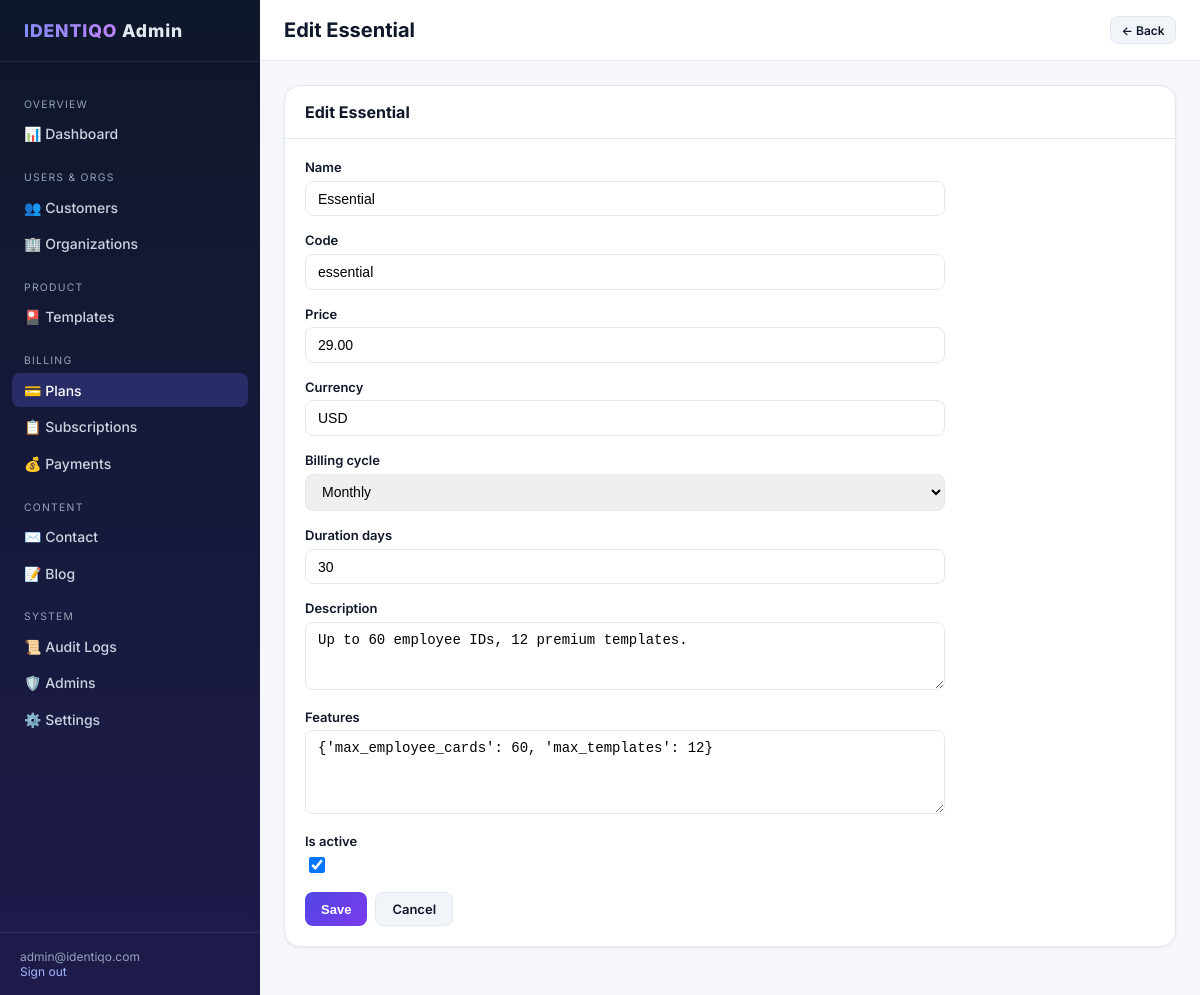
Screenshot of /super-admin/plans/1/edit/ (signed in) with the database file from the repository.
### admin_api/models.py (models this page shows, shortened)
class AdminUser(models.Model):
    email = models.EmailField(unique=True)
    password = models.CharField(max_length=255)
    full_name = models.CharField(max_length=150, blank=True, null=True)
    phone = models.CharField(max_length=15, blank=True, null=True)
    status = models.BooleanField(default=True)
    created_at = models.DateTimeField(auto_now_add=True)
    updated_at = models.DateTimeField(auto_now=True)
    class Meta:
        db_table = 'admin_users'

class SubscriptionPlan(models.Model):
    BILLING_CHOICES = (
        ('monthly', 'Monthly'),
        ('yearly', 'Yearly'),
        ('lifetime', 'Lifetime'),
    )
    name = models.CharField(max_length=100)
    code = models.CharField(max_length=50, unique=True)
    price = models.DecimalField(max_digits=10, decimal_places=2)
    currency = models.CharField(max_length=10, default='USD')
    billing_cycle = models.CharField(max_length=20, choices=BILLING_CHOICES)
    duration_days = models.PositiveIntegerField()
    description = models.TextField(blank=True, null=True)
    features = models.JSONField(default=dict, blank=True)
    is_active = models.BooleanField(default=True)
    created_at = models.DateTimeField(auto_now_add=True)
    updated_at = models.DateTimeField(auto_now=True)
    class Meta:
        db_table = 'subscription_plans'
        ordering = ['price']

### admin_api/dashboard_views.py (the view)
# urls.py: path('plans/<int:pk>/edit/', views.plan_edit, name='plan_edit'),
@admin_login_required
@require_http_methods(['GET', 'POST'])
def plan_edit(request, pk):
    plan = get_object_or_404(SubscriptionPlan, pk=pk)
    form = SubscriptionPlanForm(request.POST or None, instance=plan)
    if request.method == 'POST' and form.is_valid():
        form.save()
        log_admin_action(request, 'update', 'SubscriptionPlan', plan.id)
        return redirect('super_admin:plans_list')
    return render(request, 'super_admin/plans/form.html', {
        'form': form,
        'title': f'Edit {plan.name}',
    })

### admin_api/templates/super_admin/plans/form.html
{% extends 'super_admin/partials/form_page.html' %}

### admin_api/templates/super_admin/partials/form_page.html (shortened to what this page needs)
{% extends 'super_admin/base.html' %}
{% block page_title %}{{ title }}{% endblock %}
{% block topbar_actions %}
<a href="javascript:history.back()" class="btn btn-secondary btn-sm">← Back</a>
{% endblock %}
{% block content %}
<div class="card">
  <div class="card-header"><h2>{{ title }}</h2></div>
  <div class="card-body">
    <form method="post" class="form-grid">
      {% for field in form %}
      <div class="form-group">
        <label for="{{ field.id_for_label }}">{{ field.label }}</label>
        {{ field }}
      </div>
      {% endfor %}
      <div style="display:flex;gap:0.5rem;">
        <button type="submit" class="btn btn-primary">Save</button>
        <a href="javascript:history.back()" class="btn btn-secondary">Cancel</a>
      </div>
    </form>
  </div>
</div>
{% endblock %}

### admin_api/templates/super_admin/base.html (shortened to what this page needs)
{% load static %}
<!DOCTYPE html>
<html lang="en">
<head>
  <link rel="stylesheet" href="{% static 'super_admin/css/dashboard.css' %}">
</head>
<body>
  <div class="layout">
    <aside class="sidebar">
      <div class="sidebar-brand"><span>IDENTIQO</span> Admin</div>
      <nav class="sidebar-nav">
        <div class="nav-section">Overview</div>
        <a href="{% url 'super_admin:dashboard' %}" class="nav-link {% if request.resolver_match.url_name == 'dashboard' %}active{% endif %}">📊 Dashboard</a>
        <div class="nav-section">Users & Orgs</div>
        <a href="{% url 'super_admin:users_list' %}" class="nav-link {% if 'user' in request.resolver_match.url_name %}active{% endif %}">👥 Customers</a>
        <a href="{% url 'super_admin:organizations_list' %}" class="nav-link {% if 'organization' in request.resolver_match.url_name %}active{% endif %}">🏢 Organizations</a>
        <div class="nav-section">Product</div>
        <a href="{% url 'super_admin:templates_list' %}" class="nav-link {% if 'template' in request.resolver_match.url_name %}active{% endif %}">🎴 Templates</a>
        <div class="nav-section">Billing</div>
        <a href="{% url 'super_admin:plans_list' %}" class="nav-link {% if 'plan' in request.resolver_match.url_name %}active{% endif %}">💳 Plans</a>
        <a href="{% url 'super_admin:subscriptions_list' %}" class="nav-link {% if request.resolver_match.url_name == 'subscriptions_list' %}active{% endif %}">📋 Subscriptions</a>
        <a href="{% url 'super_admin:payments_list' %}" class="nav-link {% if request.resolver_match.url_name == 'payments_list' %}active{% endif %}">💰 Payments</a>
        <div class="nav-section">Content</div>
        <a href="{% url 'super_admin:contact_list' %}" class="nav-link {% if 'contact' in request.resolver_match.url_name %}active{% endif %}">✉️ Contact</a>
        <a href="{% url 'super_admin:blog_list' %}" class="nav-link {% if 'blog' in request.resolver_match.url_name %}active{% endif %}">📝 Blog</a>
        <div class="nav-section">System</div>
        <a href="{% url 'super_admin:audit_list' %}" class="nav-link {% if request.resolver_match.url_name == 'audit_list' %}active{% endif %}">📜 Audit Logs</a>
        <a href="{% url 'super_admin:admins_list' %}" class="nav-link {% if 'admin' in request.resolver_match.url_name %}active{% endif %}">🛡️ Admins</a>
        <a href="{% url 'super_admin:settings_list' %}" class="nav-link {% if 'setting' in request.resolver_match.url_name %}active{% endif %}">⚙️ Settings</a>
      </nav>
      <div class="sidebar-footer">
        {% if request.admin_user %}
          {{ request.admin_user.email }}<br>
          <a href="{% url 'super_admin:logout' %}" style="color:#a5b4fc;">Sign out</a>
        {% endif %}
      </div>
    </aside>
    <div class="main">
      <header class="topbar">
        <h1>{% block page_title %}Dashboard{% endblock %}</h1>
        <div>{% block topbar_actions %}{% endblock %}</div>
      </header>
      <div class="content">
        {% block content %}{% endblock %}
      </div>
    </div>
  </div>
</body>
</html>

### admin_api/static/super_admin/css/dashboard.css (style rules this page uses)
:root { --sidebar-w: 260px; --indigo: #4f46e5; --purple: #7c3aed; --bg: #f5f7fb; --card: #ffffff; --text: #0f172a; --muted: #64748b; --border: #e2e8f0; }
* { box-sizing: border-box; }
body { margin: 0; font-family: 'Inter', system-ui, -apple-system, sans-serif; background: var(--bg); color: var(--text); font-size: 14px; }
a { color: var(--indigo); text-decoration: none; }
.layout { display: flex; min-height: 100vh; }
.sidebar { width: var(--sidebar-w); background: linear-gradient(180deg, #0f172a 0%, #1e1b4b 100%); color: #e2e8f0; flex-shrink: 0; display: flex; flex-direction: column; position: fixed; top: 0; left: 0; bottom: 0; z-index: 100; }
.sidebar-brand { padding: 1.25rem 1.5rem; font-weight: 800; font-size: 1.1rem; letter-spacing: 0.05em; border-bottom: 1px solid rgba(255,255,255,0.08); }
.sidebar-brand span { background: linear-gradient(90deg, #818cf8, #c084fc); -webkit-background-clip: text; -webkit-text-fill-color: transparent; }
.sidebar-nav { flex: 1; overflow-y: auto; padding: 1rem 0.75rem; }
.nav-section { font-size: 0.65rem; text-transform: uppercase; letter-spacing: 0.12em; color: #94a3b8; padding: 0.75rem 0.75rem 0.35rem; margin-top: 0.5rem; }
.nav-link { display: flex; align-items: center; gap: 0.6rem; padding: 0.55rem 0.75rem; border-radius: 0.5rem; color: #cbd5e1; margin-bottom: 2px; font-weight: 500; text-decoration: none; }
.nav-link:hover, .nav-link.active { background: rgba(99, 102, 241, 0.25); color: #fff; text-decoration: none; }
.sidebar-footer { padding: 1rem 1.25rem; border-top: 1px solid rgba(255,255,255,0.08); font-size: 0.75rem; color: #94a3b8; }
.main { flex: 1; margin-left: var(--sidebar-w); min-width: 0; }
.topbar { background: var(--card); border-bottom: 1px solid var(--border); padding: 1rem 1.5rem; display: flex; align-items: center; justify-content: space-between; position: sticky; top: 0; z-index: 50; }
.topbar h1 { margin: 0; font-size: 1.25rem; font-weight: 700; }
.content { padding: 1.5rem; }
.card { background: var(--card); border: 1px solid var(--border); border-radius: 1rem; overflow: hidden; box-shadow: 0 1px 3px rgba(15,23,42,0.06); margin-bottom: 1.5rem; }
.card-header { padding: 1rem 1.25rem; border-bottom: 1px solid var(--border); display: flex; align-items: center; justify-content: space-between; gap: 1rem; }
.card-header h2 { margin: 0; font-size: 1rem; font-weight: 700; }
.card-body { padding: 1.25rem; }
.btn { display: inline-flex; align-items: center; gap: 0.35rem; padding: 0.5rem 1rem; border-radius: 0.5rem; font-weight: 600; font-size: 0.8125rem; border: none; cursor: pointer; text-decoration: none; }
.btn-primary { background: linear-gradient(135deg, var(--indigo), var(--purple)); color: white; }
.btn-secondary { background: #f1f5f9; color: var(--text); border: 1px solid var(--border); }
.btn-sm { padding: 0.35rem 0.65rem; font-size: 0.75rem; }
.form-grid { display: grid; gap: 1rem; max-width: 640px; }
.form-group label { display: block; font-weight: 600; margin-bottom: 0.35rem; font-size: 0.8125rem; }
.form-input { width: 100%; padding: 0.55rem 0.75rem; border: 1px solid var(--border); border-radius: 0.5rem; font-size: 0.875rem; }
.form-checkbox { width: 1rem; height: 1rem; }

### rows the page displays
AdminUser: admin_user.email "admin@identiqo.com"
SubscriptionPlan: form "Essential" "essential" "29.00" "USD" "Monthly" "30" "Up to 60 employee IDs, 12 premium templates." "{'max_employee_cards': 60, 'max_templates': 12}" "☑"

### other values shown
{{ title }} "Edit Essential"
{{ field.label }} "Name" "Code" "Price" "Currency" "Billing cycle" "Duration days" "Description" "Features" "Is active"
